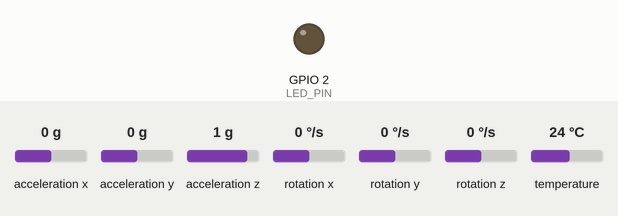
The program below on a simulated ESP32. On the bench: output pins drawn as LEDs (lit = HIGH). The test bench sets the inputs (shaded band); at power-on: acceleration x 0 g, acceleration y 0 g, acceleration z 1 g, rotation x 0 °/s, rotation y 0 °/s, rotation z 0 °/s, temperature 24 °C. What the program prints to the serial monitor is not drawn.

Above: at 2.7 s.
2.8 s: acceleration x set to -0.9 g
4.3 s: acceleration x set to -1.2 g
At 5.0 s:
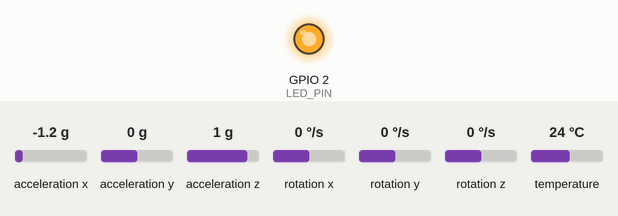
5.8 s: acceleration x set to -0.8 g
At 7.0 s:
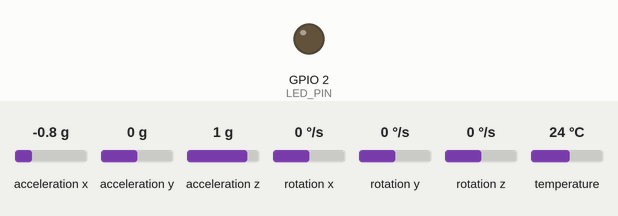
7.3 s: acceleration x set to -1.4 g
At 7.7 s:
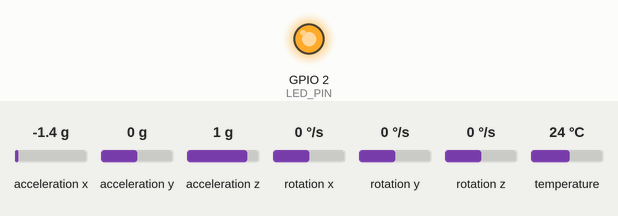
Timing chart, 0 to 9.8 s (numbered marks = the images above; inputs shaded):
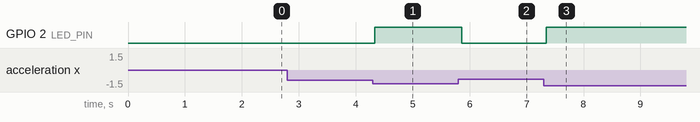

Measured:
- the behaviour switches between -1 and -1.1 g on acceleration x (found by bisection; images 0 and 1)
- after the input at 2.8 s, every drawn part: stays the same
- after the input at 4.3 s, GPIO 2 (LED_PIN): LOW → HIGH at once
- after the input at 5.8 s, GPIO 2 (LED_PIN): HIGH → LOW after 0.06 s
- after the input at 7.3 s, GPIO 2 (LED_PIN): LOW → HIGH after 0.05 s

The program:

main.cpp
```cpp
#include <Arduino.h>
#include <Adafruit_MPU6050.h>
#include <Adafruit_Sensor.h>
#include <Wire.h>

// Inisialisasi MPU6050
Adafruit_MPU6050 mpu;

// Konstanta untuk deteksi getaran
const float VIBRATION_THRESHOLD = 10.0;  // Threshold akselerasi (m/s²)
const int BUFFER_SIZE = 10;             // Ukuran buffer untuk smoothing
float accelX_buffer[BUFFER_SIZE];
float accelY_buffer[BUFFER_SIZE];
float accelZ_buffer[BUFFER_SIZE];
int buffer_index = 0;

float accelX, accelY, accelZ;
float magnitude;
bool vibration_detected = false;

const int LED_PIN = 2;

void setup() {
  Serial.begin(115200);
  delay(1000);

  Wire.begin(21, 22);

  Serial.println("\n\nMenginisialisasi MPU6050...");

  if (!mpu.begin()) {
    Serial.println(" MPU6050 tidak terdeteksi!");
    Serial.println("Periksa koneksi I2C (SDA=GPIO21, SCL=GPIO22)");
    while (1) {
      delay(1000);
    }
  }

  Serial.println("✅ MPU6050 berhasil terhubung");

  mpu.setAccelerometerRange(MPU6050_RANGE_8_G);  // Range ±8g
  mpu.setFilterBandwidth(MPU6050_BAND_94_HZ);    // Low Pass Filter

  // Inisialisasi buffer
  for (int i = 0; i < BUFFER_SIZE; i++) {
    accelX_buffer[i] = 0;
    accelY_buffer[i] = 0;
    accelZ_buffer[i] = 0;
  }

  // Setup LED
  pinMode(LED_PIN, OUTPUT);
  digitalWrite(LED_PIN, LOW);

  Serial.println("✅ Setup selesai! Siap mendeteksi getaran...");
  Serial.println("================================================");
  delay(500);
}

void loop() {
  // Baca sensor
  sensors_event_t a, g, temp;
  mpu.getEvent(&a, &g, &temp);

  // Ambil data akselerasi
  accelX = a.acceleration.x;
  accelY = a.acceleration.y;
  accelZ = a.acceleration.z;

  // Simpan ke buffer untuk smoothing
  accelX_buffer[buffer_index] = accelX;
  accelY_buffer[buffer_index] = accelY;
  accelZ_buffer[buffer_index] = accelZ;
  buffer_index = (buffer_index + 1) % BUFFER_SIZE;

  // Hitung rata-rata dari buffer (smoothing)
  float avg_accelX = 0, avg_accelY = 0, avg_accelZ = 0;
  for (int i = 0; i < BUFFER_SIZE; i++) {
    avg_accelX += accelX_buffer[i];
    avg_accelY += accelY_buffer[i];
    avg_accelZ += accelZ_buffer[i];
  }
  avg_accelX /= BUFFER_SIZE;
  avg_accelY /= BUFFER_SIZE;
  avg_accelZ /= BUFFER_SIZE;

  // Hitung magnitude akselerasi (dikurangi gravitasi di sumbu Z)
  magnitude = sqrt(pow(avg_accelX, 2) + pow(avg_accelY, 2) + pow(avg_accelZ - 9.81, 2));

  // Deteksi getaran berdasarkan magnitude
  vibration_detected = (magnitude > VIBRATION_THRESHOLD);

  // Kontrol LED berdasarkan deteksi getaran
  if (vibration_detected) {
    digitalWrite(LED_PIN, HIGH);
  } else {
    digitalWrite(LED_PIN, LOW);
  }

  // Tampilkan data di Serial Monitor (setiap 200ms)
  static unsigned long last_print = 0;
  if (millis() - last_print >= 200) {
    last_print = millis();

    Serial.print("X: ");
    Serial.print(avg_accelX, 2);
    Serial.print(" | Y: ");
    Serial.print(avg_accelY, 2);
    Serial.print(" | Z: ");
    Serial.print(avg_accelZ, 2);
    Serial.print(" | Magnitude: ");
    Serial.print(magnitude, 2);
    Serial.print(" | Status: ");

    if (vibration_detected) {
      Serial.println("⚠️  GETARAN TERDETEKSI!");
    } else {
      Serial.println("✓ Normal");
    }
  }

  delay(10);  // Delay kecil untuk memberi waktu sensor
}
```
